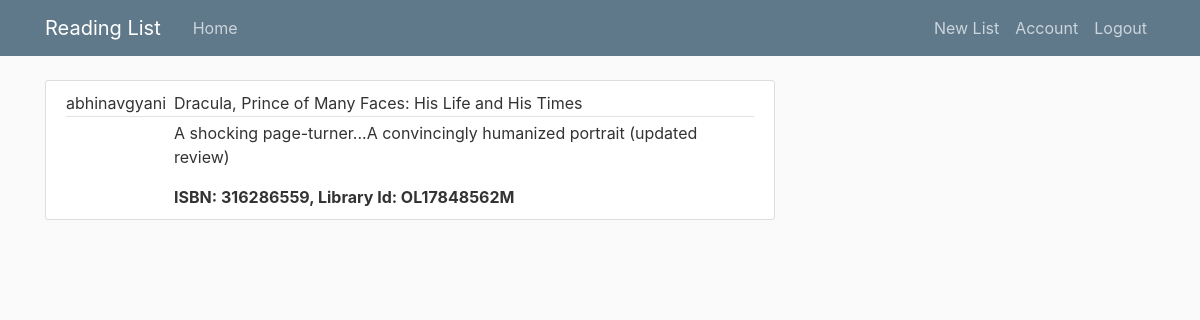
/book/20 (signed in), run on the app's committed database.
### bookreview/models.py (models this page shows, shortened)
class User(db.Model, UserMixin):
    id = db.Column(db.Integer, primary_key=True)
    username = db.Column(db.String(20), unique=True, nullable=False)
    email = db.Column(db.String(120), unique=True, nullable=False)
    password = db.Column(db.String(60), nullable=False)
    readinglist = db.relationship('Readinglist', backref='author', lazy=True)

class Readinglist(db.Model):
    id = db.Column(db.Integer, primary_key=True)
    bookname = db.Column(db.String(100), nullable=False)
    review = db.Column(db.String(200), nullable=False)
    isbn = db.Column(db.Integer, nullable=False)
    libid = db.Column(db.String(200), nullable=False)
    user_id = db.Column(db.Integer, db.ForeignKey('user.id'), nullable=False)

### bookreview/readinglist/routes.py (the view)
@readinglist.route("/book/<int:list_id>")
@login_required
def alist(list_id):
    alist = Readinglist.query.get_or_404(list_id)
    return render_template('alist.html', title=alist.bookname, alist=alist)

### bookreview/models.py (called while the page is built)
@login_manager.user_loader
def load_user(user_id):
    return User.query.get(int(user_id))

### bookreview/templates/alist.html (shortened to what this page needs)
{% extends "layout.html" %}
{% block content %}
  <article class="media content-section">
      <div class="article-metadata">
        <a class="mr-2">{{ alist.author.username }}</a>
      </div>
          <div class="media-body">
            <div class="article-metadata">
              <a class="mr-2">{{ alist.bookname }}</a>
            </div>
            <p> <a class="mr-2">{{ alist.review }}</a></p>
            <b> ISBN: {{ alist.isbn }}, Library Id: {{ alist.libid }}</b>
          </div>
    </div>
{% endblock content %}

### bookreview/static/main.css (style rules this page uses)
body { background: #fafafa; color: #333333; margin-top: 5rem; }
.content-section { background: #ffffff; padding: 10px 20px; border: 1px solid #dddddd; border-radius: 3px; margin-bottom: 20px; }
.article-metadata { padding-bottom: 1px; margin-bottom: 4px; border-bottom: 1px solid #e3e3e3 }

### data on the page
User: author.username "abhinavgyani"
Readinglist: bookname "Dracula, Prince of Many Faces: His Life and His Times", review "A shocking page-turner...A convincingly humanized portrait (updated review)", isbn "316286559", libid "OL17848562M"
